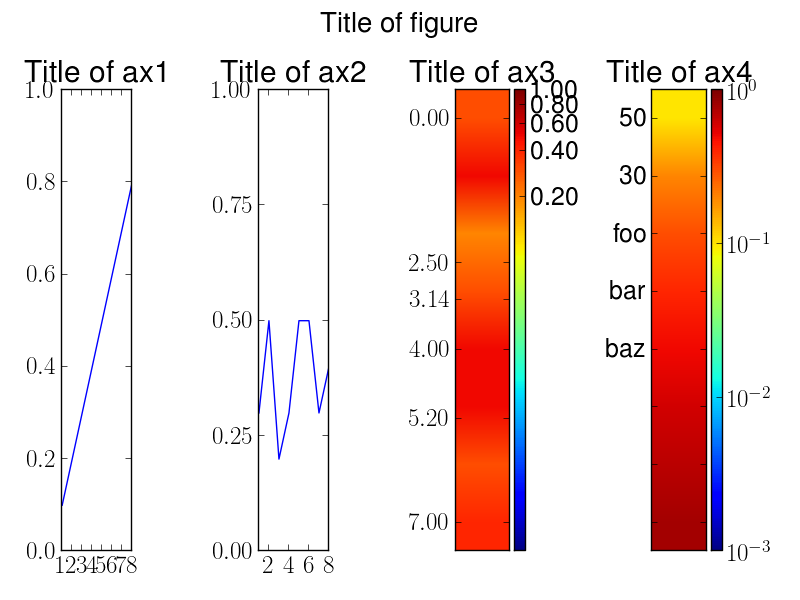

This chart was generated by the following Python code:
import matplotlib.pyplot as plt
import numpy as np
from mpl_toolkits.axes_grid1 import make_axes_locatable
from matplotlib.colors import LogNorm
from matplotlib.ticker import MultipleLocator

s = {'t': 1,
     'x': [1, 2, 3, 4, 5, 6, 7, 8],
     'T': [0.1, 0.2, 0.3, 0.4, 0.5, 0.6, 0.7, 0.8],
     'D': [0.3, 0.5, 0.2, 0.3, 0.5, 0.5, 0.3, 0.4]}

width = 40

tot = np.repeat(s['D'],width).reshape(len(s['D']), width)
tot2 = np.repeat(s['T'],width).reshape(len(s['D']), width)

fig, (ax1, ax2, ax3, ax4) = plt.subplots(1,4)

fig.suptitle('Title of figure', fontsize=20)

# Line plots
ax1.set_title('Title of ax1')
ax1.plot(s['x'], s['T'])
ax1.set_ylim(0,1)

ax2.set_title('Title of ax2')
ax2.plot(s['x'], s['D'])
# Set locations of ticks on y-axis (at every multiple of 0.25)
ax2.yaxis.set_major_locator(MultipleLocator(0.25))
# Set locations of ticks on x-axis (at every multiple of 2)
ax2.xaxis.set_major_locator(MultipleLocator(2))
ax2.set_ylim(0,1)

ax3.set_title('Title of ax3')
# Display image, `aspect='auto'` makes it fill the whole `axes` (ax3)
im3 = ax3.imshow(tot, norm=LogNorm(vmin=0.001, vmax=1), aspect='auto')
# Create divider for existing axes instance
divider3 = make_axes_locatable(ax3)
# Append axes to the right of ax3, with 20% width of ax3
cax3 = divider3.append_axes("right", size="20%", pad=0.05)
# Create colorbar in the appended axes
# Tick locations can be set with the kwarg `ticks`
# and the format of the ticklabels with kwarg `format`
cbar3 = plt.colorbar(im3, cax=cax3, ticks=MultipleLocator(0.2), format="%.2f")
# Remove xticks from ax3
ax3.xaxis.set_visible(False)
# Manually set ticklocations
ax3.set_yticks([0.0, 2.5, 3.14, 4.0, 5.2, 7.0])

ax4.set_title('Title of ax4')
im4 = ax4.imshow(tot2, norm=LogNorm(vmin=0.001, vmax=1), aspect='auto')
divider4 = make_axes_locatable(ax4)
cax4 = divider4.append_axes("right", size="20%", pad=0.05)
cbar4 = plt.colorbar(im4, cax=cax4)
ax4.xaxis.set_visible(False)
# Manually set ticklabels (not ticklocations, they remain unchanged)
ax4.set_yticklabels([0, 50, 30, 'foo', 'bar', 'baz'])

plt.tight_layout()
# Make space for title
plt.subplots_adjust(top=0.85)
plt.show()
